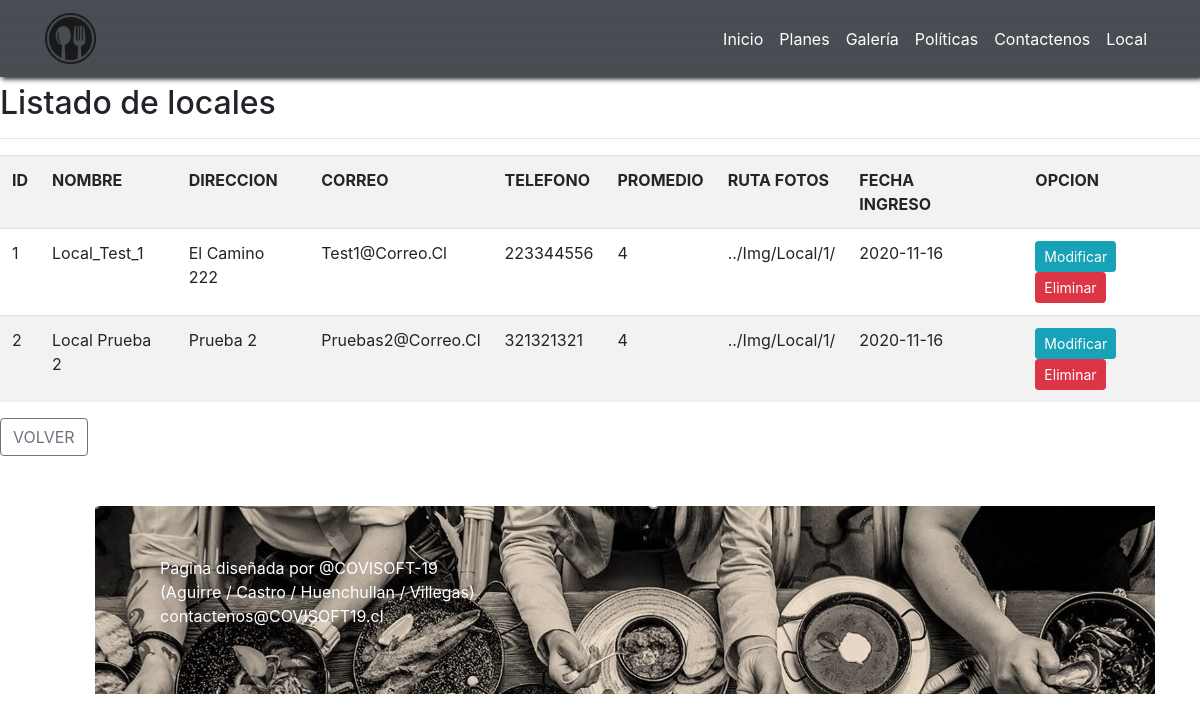
The page /catalogo/local_list on the database as committed earlier.
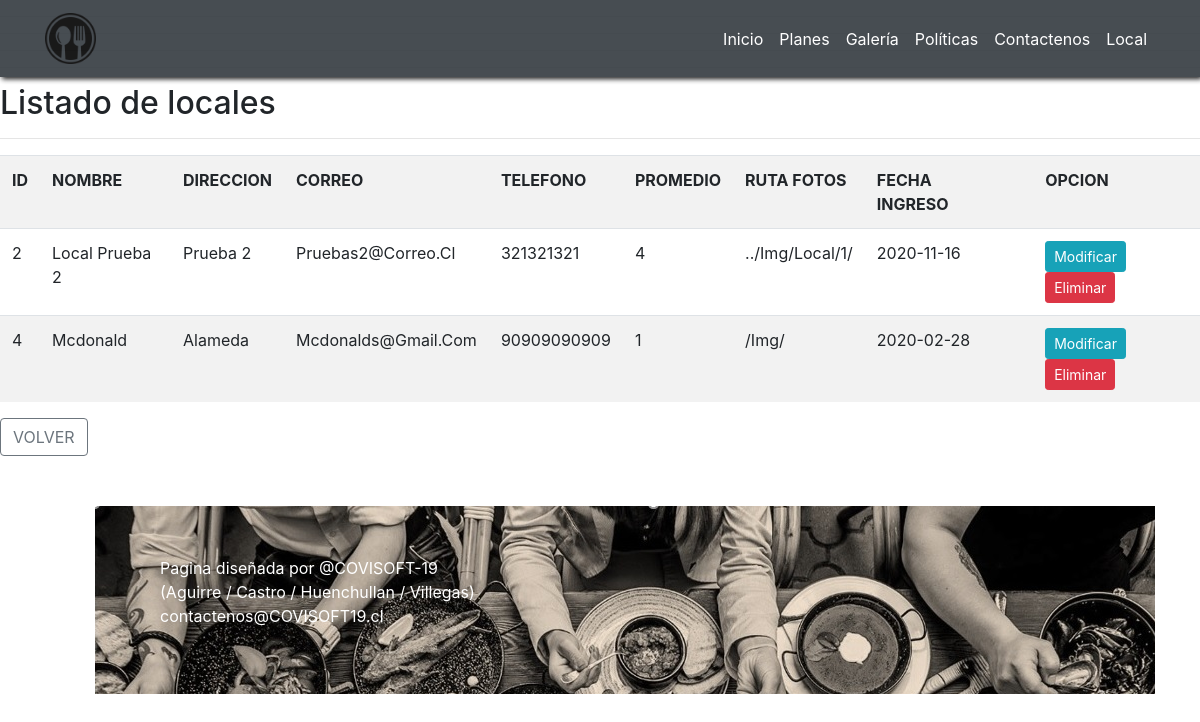
The same page on the database as committed later.
### catalogo/models.py (models this page shows, shortened)
class Local(models.Model):
	id_local=models.AutoField(primary_key=True)
	nombre=models.CharField(max_length=50)
	direccion=models.CharField(max_length=100)
	correo=models.CharField(max_length=50)
	telefono=models.CharField(max_length=12)
	prom_califi=models.IntegerField(default=0)
	ruta_fotos=models.CharField(max_length=100)
	fecha_alta=models.DateField(null=True, blank=True)

### catalogo/views.py (the view)
# urls.py: path('local_list', listar_local, name="local_list"),
def listar_local(request):
	local_l=Local.objects.all()
	data={
		'local':local_l
	}
	return render(request, 'local/local_list.html', data)

### catalogo/templates/Local/local_list.html (shortened to what this page needs)
<!DOCTYPE html>
<html lang="es">
   <head>
        <link rel="stylesheet" href="https://cdn.jsdelivr.net/npm/bootstrap@4.5.3/dist/css/bootstrap.min.css">
        {% load static %}
        <link rel="stylesheet" href="{% static 'css/main.css' %}">
        {% load static %}
   </head>
   <body>
       {% load static %}
    <nav class="navbar navbar-expand-lg navbar-dark bg-dark fixed-top">
      <div class="container">
        <a class="navbar-brand header-content-left" href="{% url 'inicio' %}"><img src="{% static 'img/icono3.ico' %}" alt="La ruta del bajón" style="width: 20%"></a>
        <div class="collapse navbar-collapse" id="navbarNav">
          <ul class="navbar-nav ml-auto text-black">
            <li class="nav-item">
              <a class="nav-link" href="{% url 'inicio' %}">Inicio</a>
            </li>
            <li class="nav-item">
              <a class="nav-link" href="{% url 'inicio' %}">Planes</a>
            </li>
            <li class="nav-item">
              <a class="nav-link" href="{% url 'galeria' %}">Galería</a>
            </li>
            <li class="nav-item">
              <a class="nav-link" href="{% url 'qs' %}">Políticas</a>
            </li>
            <li class="nav-item">
              <a class="nav-link " href="{% url 'inicio' %}">Contactenos</a>
            </li>
            <li class="nav-item">
              <a class="nav-link " href="{% url 'local'%}">Local</a>
            </li>
          </ul>
        </div>
      </div>
    </nav>
    <head>
       <h2>Listado de locales</h2>
   </head>
   <body>
      <table class="table table-striped table-hover table-responsive-sm">
          <tr>
            <hr>
              <th>ID</th>
              <th>NOMBRE</th>
              <th>DIRECCION</th>
              <th>CORREO</th>
              <th>TELEFONO</th>
              <th>PROMEDIO</th>
              <th>RUTA FOTOS</th>
              <th>FECHA INGRESO</th>
              <th> </th>
              <th>OPCION</th>
          </tr>
          {% for p in local %}
          <tr>
              <td>{{p.id_local | title }}</td>
              <td>{{p.nombre | title }}</td>
              <td>{{p.direccion | title }}</td>
              <td>{{p.correo | title }}</td>
              <td>{{p.telefono | title }}</td>
              <td>{{p.prom_califi | title }}</td>
              <td>{{p.ruta_fotos | title }}</td>
              <td>{{p.fecha_alta | title }}</td>
              <td> </td>
              <td>
                <a href="{% url 'local_mod' p.id_local%}" class="btn btn-info btn-sm">Modificar</a>
                <a href="{% url 'local_del' p.id_local%}" class="btn btn-danger btn-sm">Eliminar</a>
              </td>
          </tr>
          {% endfor%}
      </table>
      <h4>
        <a href="{% url 'local'%}" class="btn btn-outline-secondary text-black">VOLVER</a>
      </h4>
   </body>
  </body>
   <div class="container">
      <footer class="footer">
        <div class="container">
         <p style="color:white;">
            Pagina diseñada por @COVISOFT-19 <br>
           (Aguirre / Castro / Huenchullan / Villegas) <br>
           contactenos@COVISOFT19.cl
         </p>
        </div>
  </div
   </body>
</html>

### catalogo/static/css/main.css (style rules this page uses)
.navbar { box-shadow: 2px 2px 5px #000; opacity: .9; }
.navbar .navbar-nav .nav-item .nav-link { color: white; }
footer { margin-top: 50px; margin-left: 50px; padding: 50px; background: url(../img/ppalb.jpg) no-repeat; }

Rows that differ between the two databases and show on the page:
removed Local: id_local "1", nombre "Local_Test_1", direccion "El Camino 222", correo "Test1@Correo.Cl", telefono "223344556", prom_califi "4", ruta_fotos "../Img/Local/1/", fecha_alta "2020-11-16"
added Local: id_local "4", nombre "Mcdonald", direccion "Alameda", correo "Mcdonalds@Gmail.Com", telefono "90909090909", prom_califi "1", ruta_fotos "/Img/", fecha_alta "2020-02-28"
